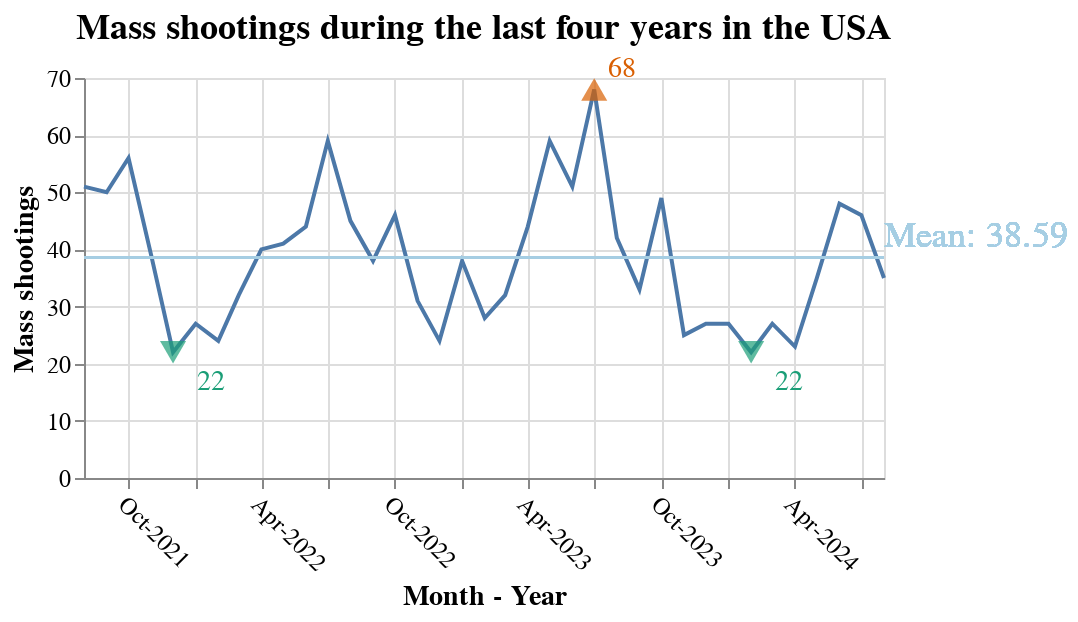

Notebook code cell kept with this figure:
### Markdown cell above
**Linechart plotting by Month and Year**

### Code cell
shootings_linechart = alt.Chart(total_shootings).mark_line().encode(
        alt.X('Year_Month:T', title = 'Month - Year', axis = alt.Axis(labelColor = 'black', labelAngle = 45, format = '%b-%Y', titleColor = 'black', titleFontSize = 14, labelFontSize = 12)),
        alt.Y('Count:Q', title = 'Mass shootings', axis = alt.Axis(labelColor = 'black', titleColor = 'black', titleFontSize = 14, labelFontSize = 12)),
    ).properties(
        title = alt.TitleParams(
            text = 'Mass shootings during the last four years in the USA',
            fontSize = 18,
            color = 'black'),
            width = 400,
            height = 200
    )

max_point_chart = alt.Chart(max_point).mark_point(
    size = 170, color = '#d95f02', filled = True, shape = 'triangle-up'
).encode(
    alt.X('Year_Month:T'),
    alt.Y('Count:Q'),
)

min_point_chart = alt.Chart(min_point).mark_point(
    size = 170, color = '#1b9e77', filled = True, shape = 'triangle-down'
).encode(
    alt.X('Year_Month:T'),
    alt.Y('Count:Q'),
)

min_text = alt.Chart(min_point).mark_text(
    align = 'left', dx = 12, dy = 15, fontSize = 14, color = '#1b9e77'
).encode (
    alt.X('Year_Month:T'),
    alt.Y('Count:Q'),
    alt.Text('Count:Q')
)

max_text = alt.Chart(max_point).mark_text(
    align = 'left', dx = 7, dy = -10, fontSize = 14, color = '#d95f02'
).encode (
    alt.X('Year_Month:T'),
    alt.Y('Count:Q'),
    alt.Text('Count:Q')
)

mean_line = alt.Chart(total_shootings).mark_rule(
    color = '#a6cee3'
).encode(
    alt.Y('mean_value:Q')
).transform_calculate(mean_value=str(mean_value))

mean_text = alt.Chart(total_shootings).mark_text(
    align = "left", dx = 200, dy = -10, color = '#a6cee3', size = 18
).encode(
    alt.Y('mean_value:Q'),
    text = alt.value(f'Mean: {mean_value:.2f}')
).transform_calculate(
    mean_value = str(mean_value)
)

Q4_linechart_final = shootings_linechart + max_point_chart + min_point_chart + mean_line + mean_text + max_text + min_text
Q4_linechart_final

### Figure 1 — Vega-Lite specification as saved in the notebook (floating-point values rounded to 4 significant figures)
{"config": {"view": {"continuousWidth": 400, "continuousHeight": 300}}, "layer": [{"data": {"name": "data-5e53e87627c7d99cc766d8dd5957bf75"}, "mark": "line", "encoding": {"x": {"axis": {"format": "%b-%Y", "labelAngle": 45, "labelColor": "black", "labelFontSize": 12, "titleColor": "black", "titleFontSize": 14}, "field": "Year_Month", "title": "Month - Year", "type": "temporal"}, "y": {"axis": {"labelColor": "black", "labelFontSize": 12, "titleColor": "black", "titleFontSize": 14}, "field": "Count", "title": "Mass shootings", "type": "quantitative"}}, "height": 200, "title": {"text": "Mass shootings during the last four years in the USA", "color": "black", "fontSize": 18}, "width": 400}, {"data": {"name": "data-2f5b7b97c78dc3b67c873bf54a98a343"}, "mark": {"type": "point", "color": "#d95f02", "filled": true, "shape": "triangle-up", "size": 170}, "encoding": {"x": {"field": "Year_Month", "type": "temporal"}, "y": {"field": "Count", "type": "quantitative"}}}, {"data": {"name": "data-a1bd81eaeb7e078acece5ccd9b601af5"}, "mark": {"type": "point", "color": "#1b9e77", "filled": true, "shape": "triangle-down", "size": 170}, "encoding": {"x": {"field": "Year_Month", "type": "temporal"}, "y": {"field": "Count", "type": "quantitative"}}}, {"data": {"name": "data-5e53e87627c7d99cc766d8dd5957bf75"}, "mark": {"type": "rule", "color": "#a6cee3"}, "encoding": {"y": {"field": "mean_value", "type": "quantitative"}}, "transform": [{"calculate": "38.59", "as": "mean_value"}]}, {"data": {"name": "data-5e53e87627c7d99cc766d8dd5957bf75"}, "mark": {"type": "text", "align": "left", "color": "#a6cee3", "dx": 200, "dy": -10, "size": 18}, "encoding": {"text": {"value": "Mean: 38.59"}, "y": {"field": "mean_value", "type": "quantitative"}}, "transform": [{"calculate": "38.59", "as": "mean_value"}]}, {"data": {"name": "data-2f5b7b97c78dc3b67c873bf54a98a343"}, "mark": {"type": "text", "align": "left", "color": "#d95f02", "dx": 7, "dy": -10, "fontSize": 14}, "encoding": {"text": {"field": "Count", "type": "quantitative"}, "x": {"field": "Year_Month", "type": "temporal"}, "y": {"field": "Count", "type": "quantitative"}}}, {"data": {"name": "data-a1bd81eaeb7e078acece5ccd9b601af5"}, "mark": {"type": "text", "align": "left", "color": "#1b9e77", "dx": 12, "dy": 15, "fontSize": 14}, "encoding": {"text": {"field": "Count", "type": "quantitative"}, "x": {"field": "Year_Month", "type": "temporal"}, "y": {"field": "Count", "type": "quantitative"}}}], "$schema": "https://vega.github.io/schema/vega-lite/v4.17.0.json", "datasets": {"data-5e53e87627c7d99cc766d8dd5957bf75": [{"Year_Month": "2021-08-01T00:00:00", "Count": 51}, {"Year_Month": "2021-09-01T00:00:00", "Count": 50}, {"Year_Month": "2021-10-01T00:00:00", "Count": 56}, {"Year_Month": "2021-11-01T00:00:00", "Count": 39}, {"Year_Month": "2021-12-01T00:00:00", "Count": 22}, {"Year_Month": "2022-01-01T00:00:00", "Count": 27}, {"Year_Month": "2022-02-01T00:00:00", "Count": 24}, {"Year_Month": "2022-03-01T00:00:00", "Count": 32}, {"Year_Month": "2022-04-01T00:00:00", "Count": 40}, {"Year_Month": "2022-05-01T00:00:00", "Count": 41}, {"Year_Month": "2022-06-01T00:00:00", "Count": 44}, {"Year_Month": "2022-07-01T00:00:00", "Count": 59}, {"Year_Month": "2022-08-01T00:00:00", "Count": 45}, {"Year_Month": "2022-09-01T00:00:00", "Count": 38}, {"Year_Month": "2022-10-01T00:00:00", "Count": 46}, {"Year_Month": "2022-11-01T00:00:00", "Count": 31}, {"Year_Month": "2022-12-01T00:00:00", "Count": 24}, {"Year_Month": "2023-01-01T00:00:00", "Count": 38}, {"Year_Month": "2023-02-01T00:00:00", "Count": 28}, {"Year_Month": "2023-03-01T00:00:00", "Count": 32}, {"Year_Month": "2023-04-01T00:00:00", "Count": 44}, {"Year_Month": "2023-05-01T00:00:00", "Count": 59}, {"Year_Month": "2023-06-01T00:00:00", "Count": 51}, {"Year_Month": "2023-07-01T00:00:00", "Count": 68}, {"Year_Month": "2023-08-01T00:00:00", "Count": 42}, {"Year_Month": "2023-09-01T00:00:00", "Count": 33}, {"Year_Month": "2023-10-01T00:00:00", "Count": 49}, {"Year_Month": "2023-11-01T00:00:00", "Count": 25}, {"Year_Month": "2023-12-01T00:00:00", "Count": 27}, {"Year_Month": "2024-01-01T00:00:00", "Count": 27}, {"Year_Month": "2024-02-01T00:00:00", "Count": 22}, {"Year_Month": "2024-03-01T00:00:00", "Count": 27}, {"Year_Month": "2024-04-01T00:00:00", "Count": 23}, {"Year_Month": "2024-05-01T00:00:00", "Count": 35}, {"Year_Month": "2024-06-01T00:00:00", "Count": 48}, {"Year_Month": "2024-07-01T00:00:00", "Count": 46}, {"Year_Month": "2024-08-01T00:00:00", "Count": 35}], "data-2f5b7b97c78dc3b67c873bf54a98a343": [{"Year_Month": "2023-07-01T00:00:00", "Count": 68}], "data-a1bd81eaeb7e078acece5ccd9b601af5": [{"Year_Month": "2021-12-01T00:00:00", "Count": 22}, {"Year_Month": "2024-02-01T00:00:00", "Count": 22}]}}
